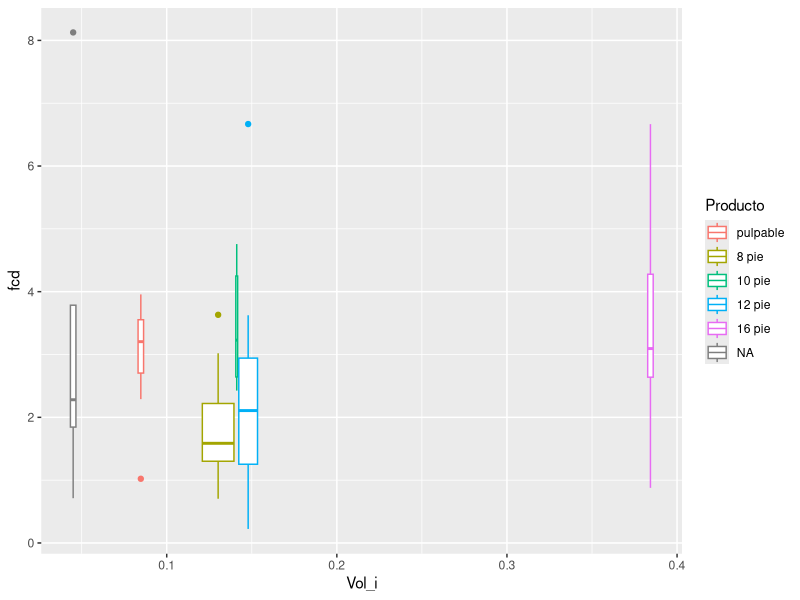
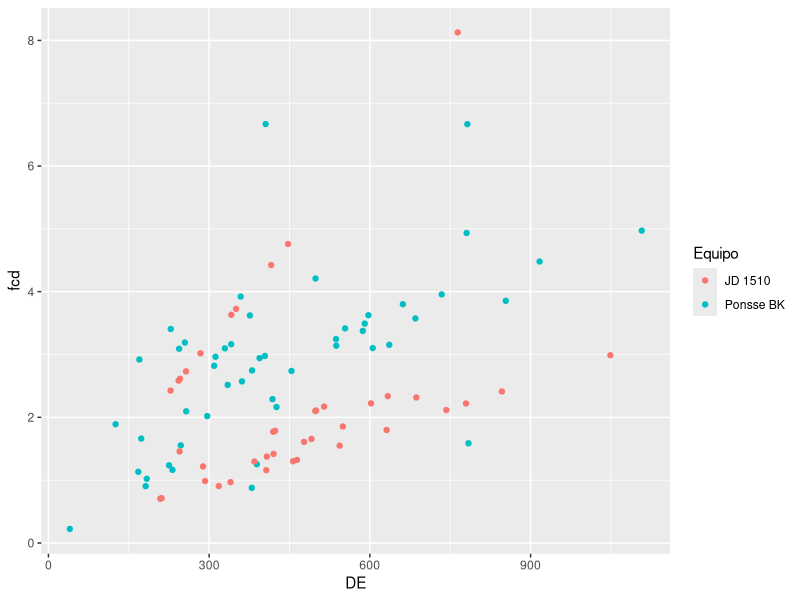
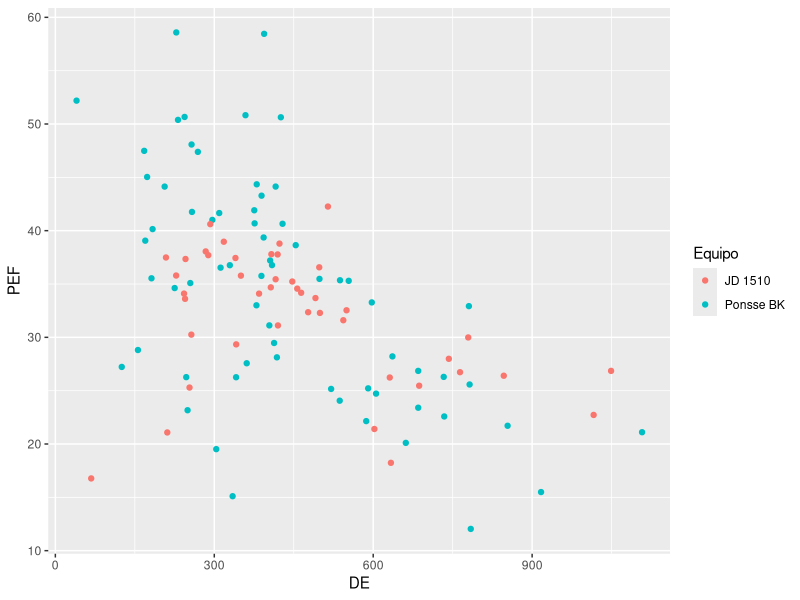
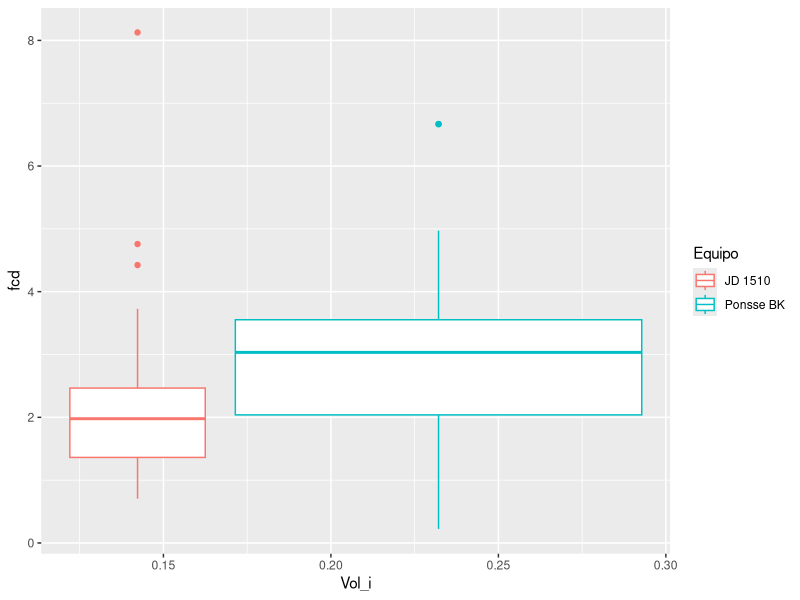
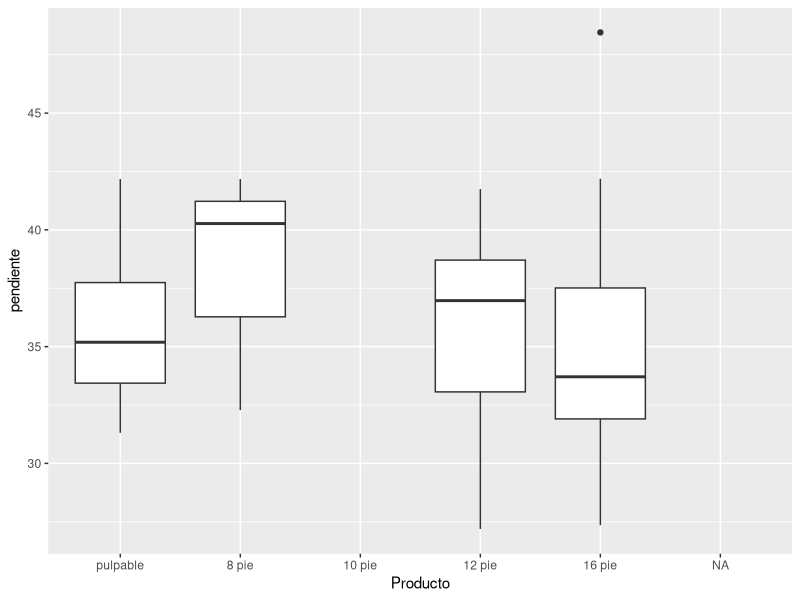
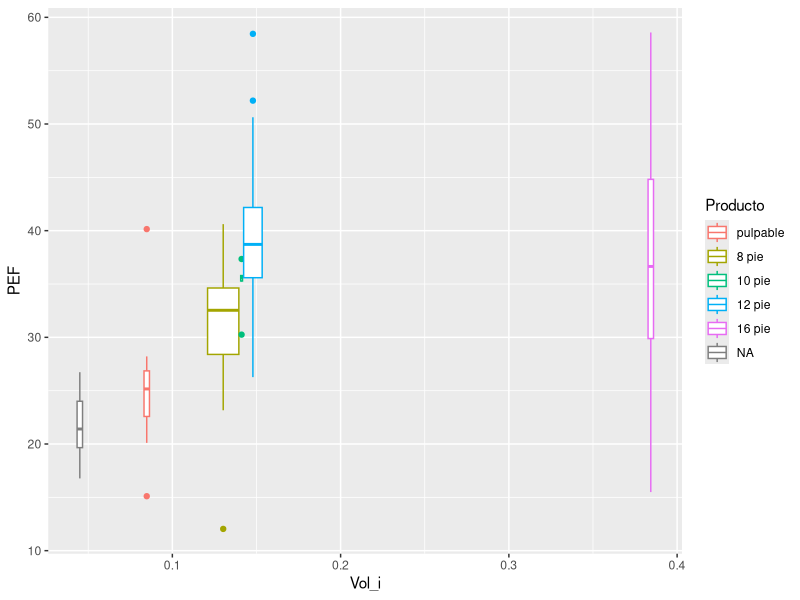
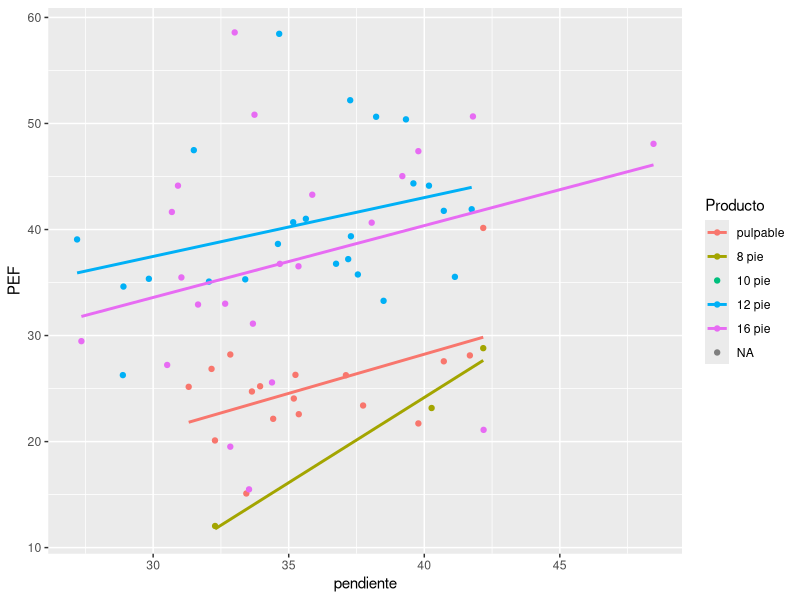
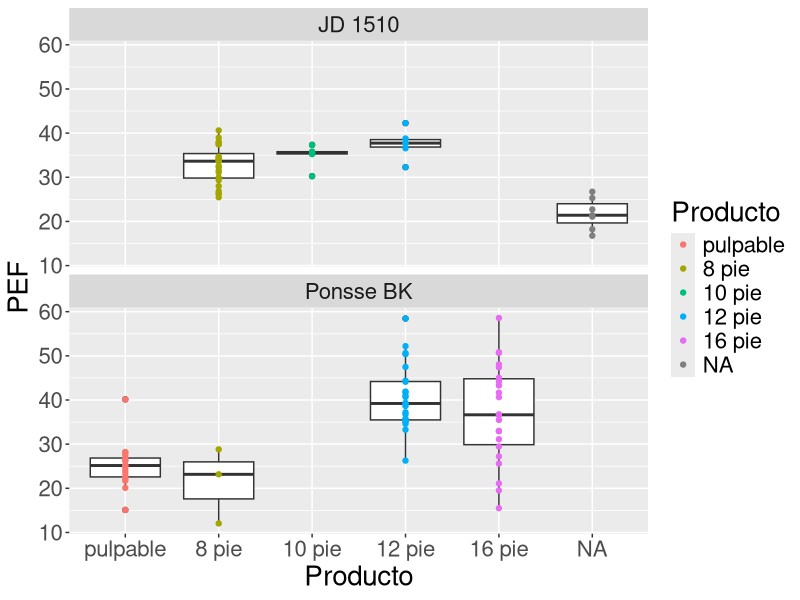

Reproduce these figures in R, in order.
#librerias 
require("dplyr")
require("ggplot2")

# wd
setwd("F:\\BACKUPPERSONAL\\LESZCZUK\\DiscoPosMorten\\Investigacion\\0-Propia\\TESIS_DOCTORAL\\6-RepositorioGitHub\\CapituloI")

# data
datos <- read.csv("BBDD.csv", sep = ";")

# data exploration
str(datos)
datos$Fecha <- as.Date(datos$Fecha, format = "%d/%m/%Y")
datos$Producto  <-  factor(datos$Producto, levels = c("pulpable", "8 pie", "10 pie", "12 pie", "16 pie") ) 

# 
names(datos)
ggplot(datos, aes(Vol_i, fcd,  color = Producto))+
  geom_boxplot()
ggplot(datos, aes(DE, fcd,  color = Equipo))+
  geom_point()
ggplot(datos, aes(DE, PEF,  color = Equipo))+
  geom_point()
ggplot(datos, aes(Vol_i, fcd,  color = Equipo))+
  geom_boxplot()


ggplot(datos, aes(Producto, pendiente))+
  geom_boxplot()

ggplot(datos, aes(Vol_i, PEF, color=Producto))+
  geom_boxplot()

ggplot(datos, aes(pendiente, PEF, color = Producto))+
  geom_point()+
  geom_smooth(method = "lm",formula = y ~ x, se = F)

ggplot(datos, aes(Producto,PEF))+
  geom_boxplot()+
  geom_point(aes( color = Producto))+
  theme(text = element_text(size = 20))+
  facet_wrap(~Equipo, nrow = 2)
  

names(datos)
datos[is.na(datos$Producto), 10] <- "pulpable"


ggplot(datos, aes(Producto, PEF ,color = Equipo))+
  geom_boxplot()+
  facet_wrap(~Equipo, nrow = 2)+
  theme(text = element_text(size = 20))
ggplot(datos, aes(DE, PEF ,color = Equipo))+
  geom_point()+
  geom_smooth(method = "lm", formula=y~log(x) )+
  facet_wrap(~Equipo, nrow = 2)+
  theme(text = element_text(size = 20))
ggplot(datos, aes(fcd, PEF ,color = Equipo))+
  geom_point()+
  geom_smooth(method = "lm", formula=y~log(x) )+
  facet_wrap(~Equipo, nrow = 2)+
  theme(text = element_text(size = 20))

ggplot(datos, aes(Producto,fcd))+
  geom_boxplot()+
  geom_point(aes( color = Producto))+
  theme(text = element_text(size = 20))+
  facet_wrap(~Equipo, nrow = 2)
# Pendiente
names(datos)
ggplot(datos, aes(pendiente, PEF))+
  geom_point()+
  geom_smooth(method = "lm", formula=y~(x) )+
  ggtitle("Productividad en f(pendiente)")+
  theme(text = element_text(size = 20))
ggplot(datos, aes(pendiente, TAE/3600))+
  geom_point()+
  geom_smooth(method = "lm", formula=y~(x) )+
  ggtitle("Productividad en f(tiempo por ciclo)")+
  theme(text = element_text(size = 20))
  
ggplot(datos, aes(pendiente, fcd))+
  geom_point()+
  geom_smooth(method = "lm", formula=y~(x) )+
  ggtitle("Productividad en f(tiempo por ciclo)")+
  theme(text = element_text(size = 20))
